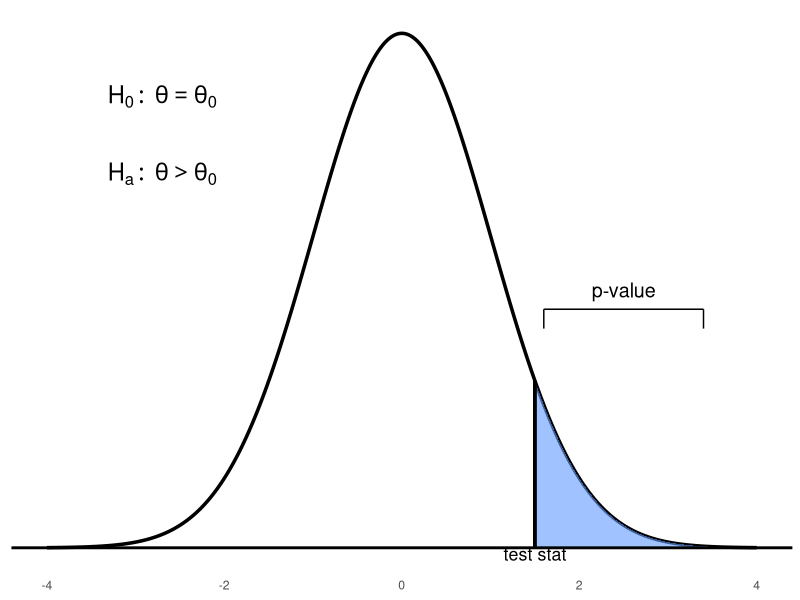
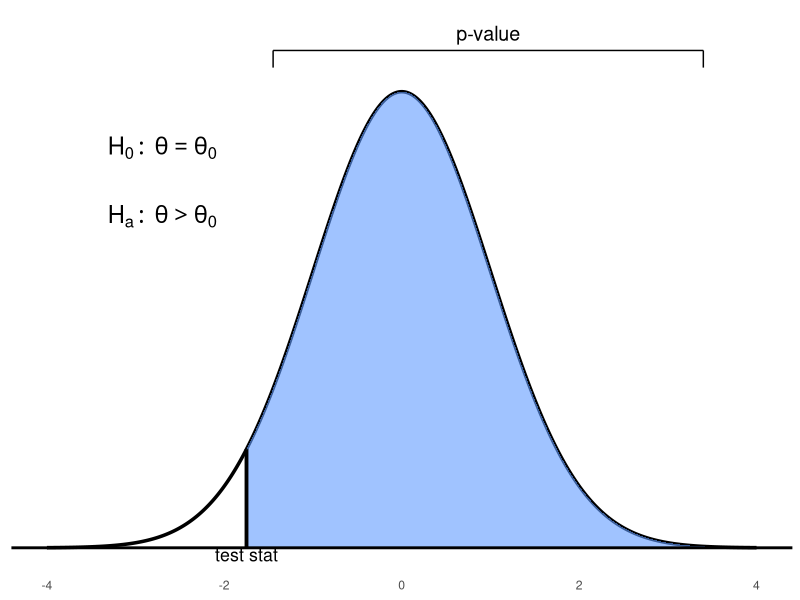
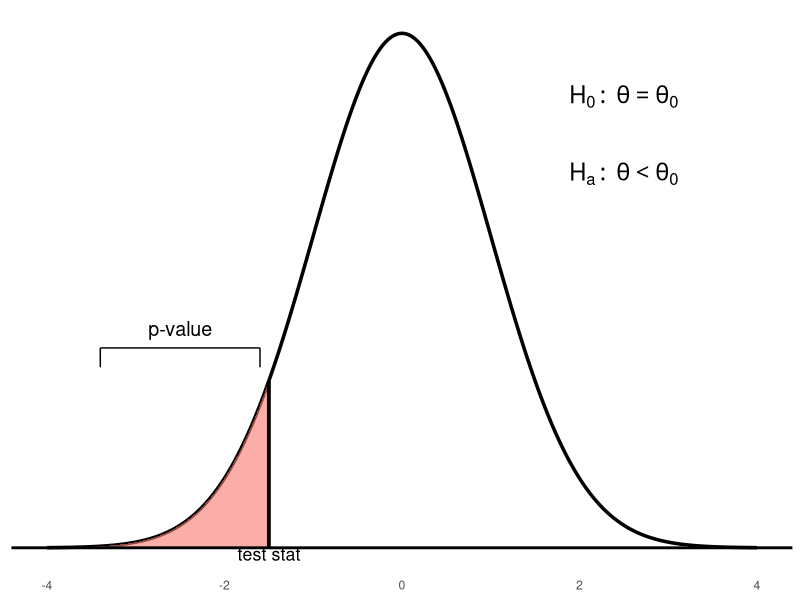
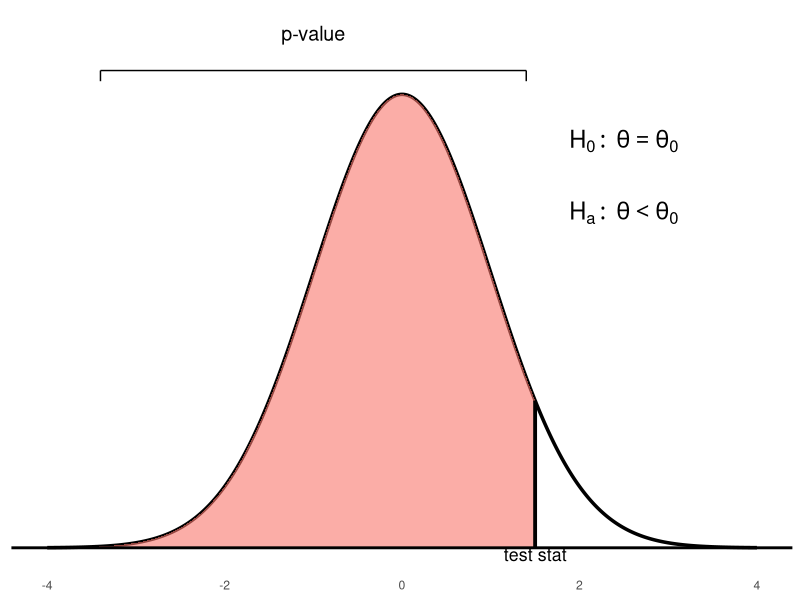
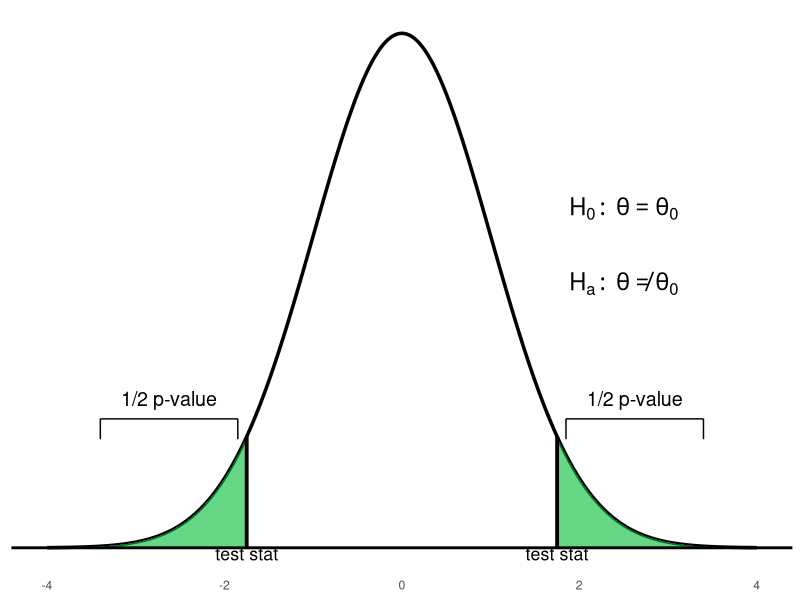
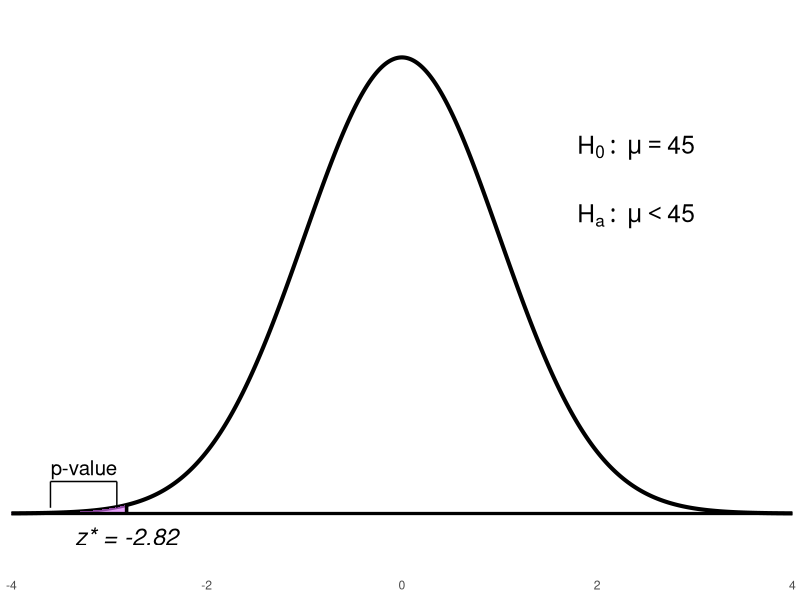
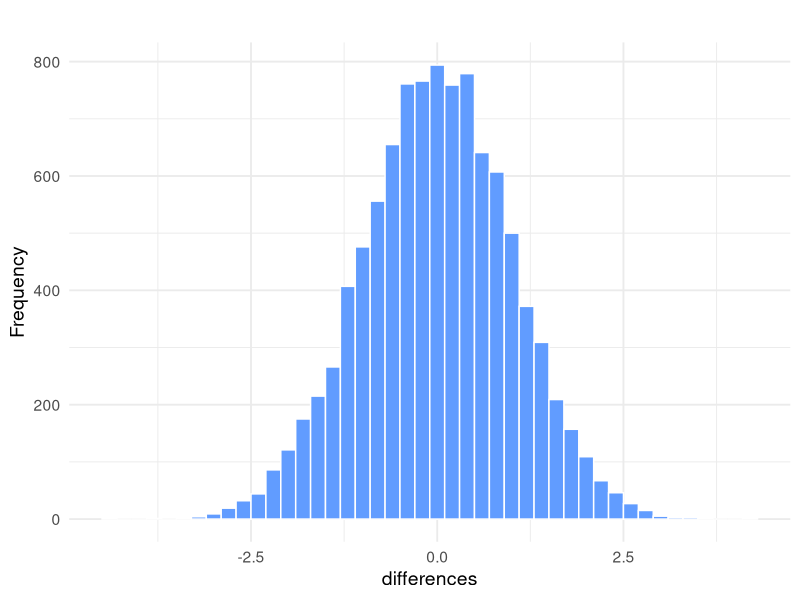
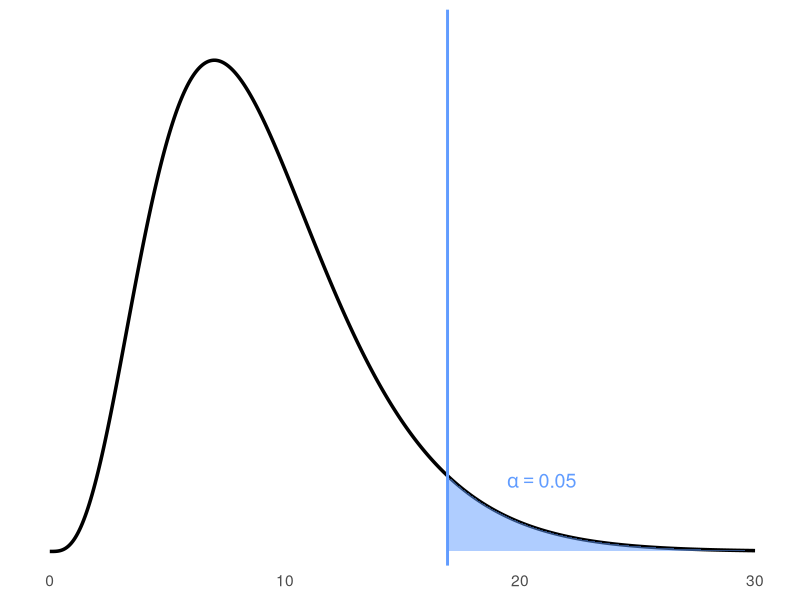

Reproduce these figures in R, in order.
## ---- chunk 1

library(ggplot2)

# --- First Plot: Standard blue bracket lower ---
x <- seq(-4, 4, length = 1000)
y <- dnorm(x)
test_stat <- 1.5
p_x <- seq(test_stat, 4, length = 500)
p_y <- dnorm(p_x)
x_left <- test_stat + 0.1
x_right <- 3.4
y_top <- 0.2
y_mid <- 0.185
y_bot <- 0.17

p1 <- ggplot() +
  geom_line(aes(x, y), color = "#000000", size = 1.2) +
  geom_area(aes(x = p_x, y = p_y), fill = "#619CFF", alpha = 0.6) +
  geom_hline(yintercept = 0, color = "#000000", linewidth = 1) +
  geom_segment(aes(x = test_stat, xend = test_stat, y = 0, yend = dnorm(test_stat)),
               color = "#000000", linewidth = 1.3) +
  geom_segment(aes(x = x_left, xend = x_left, y = y_bot, yend = y_mid), color = "#000000") +
  geom_segment(aes(x = x_left, xend = x_right, y = y_mid, yend = y_mid), color = "#000000") +
  geom_segment(aes(x = x_right, xend = x_right, y = y_mid, yend = y_bot), color = "#000000") +
  annotate("text", x = (x_left + x_right)/2, y = y_top, label = "p-value", size = 5) +
  annotate("text", x = -2.7, y = 0.35, label = "H[0]:~theta==theta[0]", parse = TRUE, size = 6) +
  annotate("text", x = -2.7, y = 0.29, label = "H[a]:~theta > theta[0]", parse = TRUE, size = 6) +
  annotate("text", x = test_stat, y = 0.005, label = "test stat", size = 4.5, vjust = 1.5) +
  theme_minimal() +
  labs(x = NULL, y = NULL) +
  theme(axis.text.y = element_blank(),
        axis.ticks.y = element_blank(),
        panel.grid = element_blank())

print(p1)

# --- Second Plot: Blue with widest shading and highest bracket ---
y <- dnorm(x)
test_stat <- -1.75
p_x <- seq(test_stat, 4, length = 500)
p_y <- dnorm(p_x)
x_left <- test_stat + 0.3
x_right <- 3.4
y_top <- 0.45
y_mid <- 0.435
y_bot <- 0.42

p2 <- ggplot() +
  geom_line(aes(x, y), color = "#000000" , size = 1.2) +
  geom_area(aes(x = p_x, y = p_y), fill = "#619CFF", alpha = 0.6) +
  geom_hline(yintercept = 0, color = "#000000", linewidth = 1) +
  geom_segment(aes(x = test_stat, xend = test_stat, y = 0, yend = dnorm(test_stat)),
               color = "#000000", linewidth = 1.3) +
  geom_segment(aes(x = x_left, xend = x_left, y = y_bot, yend = y_mid), color = "#000000") +
  geom_segment(aes(x = x_left, xend = x_right, y = y_mid, yend = y_mid), color = "#000000") +
  geom_segment(aes(x = x_right, xend = x_right, y = y_mid, yend = y_bot), color = "#000000") +
  annotate("text", x = (x_left + x_right)/2, y = y_top, label = "p-value", size = 5) +
  annotate("text", x = -2.7, y = 0.35, label = "H[0]:~theta==theta[0]", parse = TRUE, size = 6) +
  annotate("text", x = -2.7, y = 0.29, label = "H[a]:~theta > theta[0]", parse = TRUE, size = 6) +
  annotate("text", x = test_stat, y = 0.005, label = "test stat", size = 4.5, vjust = 1.5) +
  theme_minimal() +
  labs(x = NULL, y = NULL) +
  theme(axis.text.y = element_blank(),
        axis.ticks.y = element_blank(),
        panel.grid = element_blank())

print(p2)
## ---- chunk 2

# First plot (lower pink bracket)
library(ggplot2)
x <- seq(-4, 4, length = 1000)
y <- dnorm(x)
test_stat <- -1.5
p_x <- seq(-4, test_stat, length = 500)
p_y <- dnorm(p_x)
x_left <- -3.4
x_right <- test_stat - 0.1
y_top <- 0.17
y_mid <- 0.155
y_bot <- 0.14
p1 <- ggplot() +
  geom_line(aes(x, y), color = "#000000", linewidth = 1.2) +
  geom_area(aes(x = p_x, y = p_y), fill = "#F8766D", alpha = 0.6) +
  geom_hline(yintercept = 0, color = "#000000", linewidth = 1) +
  geom_segment(aes(x = test_stat, xend = test_stat, y = 0, yend = dnorm(test_stat)), color = "#000000", linewidth = 1.3) +
  geom_segment(aes(x = x_left, xend = x_left, y = y_bot, yend = y_mid), color = "#000000") +
  geom_segment(aes(x = x_left, xend = x_right, y = y_mid, yend = y_mid), color = "#000000") +
  geom_segment(aes(x = x_right, xend = x_right, y = y_mid, yend = y_bot), color = "#000000") +
  annotate("text", x = (x_left + x_right) / 2, y = y_top, label = "p-value", size = 5) +
  annotate("text", x = 2.5, y = 0.35, label = "H[0]:~theta==theta[0]", parse = TRUE, size = 6) +
  annotate("text", x = 2.5, y = 0.29, label = "H[a]:~theta < theta[0]", parse = TRUE, size = 6) +
  annotate("text", x = test_stat, y = 0.005, label = "test stat", size = 4.5, vjust = 1.5) +
  theme_minimal() +
  labs(x = NULL, y = NULL) +
  theme(axis.text.y = element_blank(), axis.ticks.y = element_blank(), panel.grid = element_blank())

print(p1)

# Second plot (curve slightly higher, bracket above)
y <- dnorm(x) * 0.95
test_stat <- 1.5
p_x <- seq(-4, test_stat, length = 500)
p_y <- dnorm(p_x) * 0.95
x_left <- -3.4
x_right <- test_stat - 0.1
y_top <- 0.43
y_mid <- 0.3989
y_bot <- 0.39
p2 <- ggplot() +
  geom_line(aes(x, y), color = "#000000", linewidth = 1.2) +
  geom_area(aes(x = p_x, y = p_y), fill = "#F8766D", alpha = 0.6) +
  geom_hline(yintercept = 0, color = "#000000", linewidth = 1) +
  geom_segment(aes(x = test_stat, xend = test_stat, y = 0, yend = dnorm(test_stat) * 0.95), color = "#000000", linewidth = 1.3) +
  geom_segment(aes(x = x_left, xend = x_left, y = y_bot, yend = y_mid), color = "#000000") +
  geom_segment(aes(x = x_left, xend = x_right, y = y_mid, yend = y_mid), color = "#000000") +
  geom_segment(aes(x = x_right, xend = x_right, y = y_mid, yend = y_bot), color = "#000000") +
  annotate("text", x = (x_left + x_right) / 2, y = y_top, label = "p-value", size = 5) +
  annotate("text", x = 2.5, y = 0.34, label = "H[0]:~theta==theta[0]", parse = TRUE, size = 6) +
  annotate("text", x = 2.5, y = 0.28, label = "H[a]:~theta < theta[0]", parse = TRUE, size = 6) +
  annotate("text", x = test_stat, y = 0.005, label = "test stat", size = 4.5, vjust = 1.5) +
  theme_minimal() +
  labs(x = NULL, y = NULL) +
  theme(axis.text.y = element_blank(), axis.ticks.y = element_blank(), panel.grid = element_blank())

print(p2)
## ---- chunk 3
library(ggplot2)

# Generate bell curve
x <- seq(-4, 4, length = 1000)
y <- dnorm(x) * 0.95

# Test statistics for two tails
left_stat <- -1.75
right_stat <- 1.75

# Shaded green tail areas
p_x_left <- seq(-4, left_stat, length = 300)
p_y_left <- dnorm(p_x_left) * 0.95
p_x_right <- seq(right_stat, 4, length = 300)
p_y_right <- dnorm(p_x_right) * 0.95

# Bracket height - slightly higher than previous "blue" reference
y_top <- 0.11
y_mid <- 0.095
y_bot <- 0.08

# Bracket horizontal positions
x_l1 <- -3.4
x_l2 <- left_stat - 0.1
x_r1 <- right_stat + 0.1
x_r2 <- 3.4

# Create plot
p <- ggplot() +
  geom_line(aes(x, y), color = "#000000", linewidth = 1.2) +
  geom_area(aes(x = p_x_left, y = p_y_left), fill = "#00BA38", alpha = 0.6) +
  geom_area(aes(x = p_x_right, y = p_y_right), fill = "#00BA38", alpha = 0.6) +
  geom_hline(yintercept = 0, color = "#000000", linewidth = 1) +
  geom_segment(aes(x = left_stat, xend = left_stat, y = 0, yend = dnorm(left_stat) * 0.95),
               color = "#000000", linewidth = 1.3) +
  geom_segment(aes(x = right_stat, xend = right_stat, y = 0, yend = dnorm(right_stat) * 0.95),
               color = "#000000", linewidth = 1.3) +

  # Left bracket
  geom_segment(aes(x = x_l1, xend = x_l1, y = y_bot, yend = y_mid), color = "#000000") +
  geom_segment(aes(x = x_l1, xend = x_l2, y = y_mid, yend = y_mid), color = "#000000") +
  geom_segment(aes(x = x_l2, xend = x_l2, y = y_mid, yend = y_bot), color = "#000000") +
  annotate("text", x = (x_l1 + x_l2)/2, y = y_top, label = "1/2 p-value", size = 5) +

  # Right bracket
  geom_segment(aes(x = x_r1, xend = x_r1, y = y_bot, yend = y_mid), color = "#000000") +
  geom_segment(aes(x = x_r1, xend = x_r2, y = y_mid, yend = y_mid), color = "#000000") +
  geom_segment(aes(x = x_r2, xend = x_r2, y = y_mid, yend = y_bot), color = "#000000") +
  annotate("text", x = (x_r1 + x_r2)/2, y = y_top, label = "1/2 p-value", size = 5) +

  # Hypotheses on the right
  annotate("text", x = 2.5, y = 0.25, label = "H[0]:~theta==theta[0]", parse = TRUE, size = 6) +
  annotate("text", x = 2.5, y = 0.195, label = "H[a]:~theta != theta[0]", parse = TRUE, size = 6) +
  annotate("text", x = left_stat, y = 0.005, label = "test stat", size = 4.5, vjust = 1.5) +
  annotate("text", x = right_stat, y = 0.005, label = "test stat", size = 4.5, vjust = 1.5) +

  # Style
  theme_minimal() +
  labs(x = NULL, y = NULL) +
  theme(
    axis.text.y = element_blank(),
    axis.ticks.y = element_blank(),
    panel.grid = element_blank()
  )
# PRINT the plot
p
## ---- chunk 4
library(ggplot2)

# Normal curve data
x <- seq(-4, 4, length = 1000)
y <- dnorm(x)

# Shaded left-tail region
test_stat <- -2.82
p_x <- seq(-4, test_stat, length = 500)
p_y <- dnorm(p_x)

# Bracket near pink area
x_left <- -3.6
x_right <- test_stat - 0.1
y_bot <- 0.005
y_mid <- 0.028
y_top <- 0.04

# Build plot
p <- ggplot() +
  geom_line(aes(x, y), color = "#000000", linewidth = 1.4) +
  geom_area(aes(x = p_x, y = p_y), fill = "#DC71FA", alpha = 0.65) +
  geom_hline(yintercept = 0, color = "#000000", linewidth = 1.1) +

  # Test statistic line and label
  geom_segment(aes(x = test_stat, xend = test_stat, y = 0, yend = dnorm(test_stat)), 
               color = "#000000", linewidth = 1.2) +
  annotate("text", x = test_stat, y = -0.02, label = "z* = -2.82", size = 6, fontface = "italic") +

  # Bracket and p-value label
  geom_segment(aes(x = x_left, xend = x_left, y = y_bot, yend = y_mid), color = "#000000") +
  geom_segment(aes(x = x_left, xend = x_right, y = y_mid, yend = y_mid), color = "#000000") +
  geom_segment(aes(x = x_right, xend = x_right, y = y_mid, yend = y_bot), color = "#000000") +
  annotate("text", x = (x_left + x_right)/2, y = y_top, label = "p-value", size = 5.2) +

  # Hypotheses
  annotate("text", x = 2.4, y = 0.32, label = "H[0]:~mu==45", parse = TRUE, size = 6.2) +
  annotate("text", x = 2.4, y = 0.26, label = "H[a]:~mu < 45", parse = TRUE, size = 6.2) +

  # Axes
  scale_x_continuous(breaks = c(-4, -2, 0, 2, 4), limits = c(-4, 4), expand = c(0, 0)) +
  scale_y_continuous(limits = c(-0.03, 0.42)) +

  theme_minimal() +
  labs(x = NULL, y = NULL) +
  theme(
    axis.text.y = element_blank(),
    axis.ticks = element_blank(),
    panel.grid = element_blank()
  )

p
## ---- chunk 5
library(ggplot2)

# Parameters
n <- 10
mu.zero <- 0
sigma <- 1
sigma.xbar <- sigma / sqrt(n)

# Simulations
m <- 10000
x.bar <- rnorm(m, mean = mu.zero, sd = sigma.xbar)

# z.star = test statistic
z.star <- (x.bar - mu.zero) / sigma.xbar
z.df <- data.frame(z.star = z.star)

# ggplot histogram
ggplot(z.df, aes(x = z.star)) +
  geom_histogram(binwidth = 0.2, fill = "#619CFF", color = "#FFFFFF") +
  labs(
    title = " ",
    x = "differences",
    y = "Frequency"
  ) +
  theme_minimal(base_size = 14)
## ---- chunk 6
library(ggplot2)

# Parameters
df <- 9
alpha <- 0.05
x_crit <- qchisq(1 - alpha, df = df)

# Data
x <- seq(0, 30, length.out = 500)
y <- dchisq(x, df = df)
curve_df <- data.frame(x = x, y = y)

# Rejection region (shaded)
x_fill <- seq(x_crit, 30, length.out = 200)
y_fill <- dchisq(x_fill, df = df)
fill_df <- data.frame(x = x_fill, y = y_fill)

# Plot
ggplot(curve_df, aes(x = x, y = y)) +
  geom_line(color = "#000000", size = 1.2) +  # chi-squared curve
  geom_area(data = fill_df, aes(x = x, y = y),
            fill = "#619CFF", alpha = 0.5) +  # rejection region
  geom_vline(xintercept = x_crit, color = "#619CFF", linetype = "solid", size = 1) +
  annotate("text", x = x_crit, y = -0.003, label = "16.919",
           size = 4, vjust = 1, color = "#000000") +
  annotate("text", x = x_crit + 4, y = 0.015,
           label = expression(alpha == 0.05), parse = TRUE,
           size = 5, color = "#619CFF") +
  scale_x_continuous(limits = c(0, 30)) +
  scale_y_continuous(expand = expansion(mult = c(0, 0.1))) +
  labs(x = NULL, y = NULL) +
  theme_minimal(base_size = 14) +
  theme(
    axis.text.y = element_blank(),
    axis.ticks.y = element_blank(),
    panel.grid = element_blank()
  )
## ---- chunk 7
library(ggplot2)

# Group 1 data
success_group1 <- c(65, 66, 58, 70, 78, 53, 62, 64, 68, 69, 60, 67)

# Create data frame for ggplot Q-Q plot
df <- data.frame(success = success_group1)

# Q-Q plot with ggplot2
ggplot(df, aes(sample = success)) +
  stat_qq(color = "#619CFF", size = 2) +
  stat_qq_line(color = "#000000") +
  labs(
    x = "Theoretical Quantiles",
    y = "Sample Quantiles"
  ) +
  theme_minimal(base_size = 14)
## ---- chunk 8
library(ggplot2)

# Group 2 data
success_group2 <- c(34, 40, 45, 46, 50, 42, 44, 48, 54, 49, 52, 53, 55, 60, 68)

# Data frame for plotting
df <- data.frame(success = success_group2)

# ggplot Q-Q plot
ggplot(df, aes(sample = success)) +
  stat_qq(color = "#619CFF", size = 2) +
  stat_qq_line(color = "#000000") +
  labs(
    x = "Theoretical Quantiles",
    y = "Sample Quantiles"
  ) +
  theme_minimal(base_size = 14)
## ---- chunk 9
library(ggplot2)

# Group 1 and Group 2 data
group1 <- c(65, 66, 58, 70, 78, 53, 62, 64, 68, 69, 60, 67)
group2 <- c(34, 40, 45, 46, 50, 42, 44, 48, 54, 49, 52, 53, 55, 60, 68)

# Create data frame
df <- data.frame(
  Success_Index = c(group1, group2),
  Group = factor(c(rep(1, length(group1)), rep(2, length(group2))),
                 labels = c("Group 1", "Group 2"))
)

# Create boxplot using ggplot2
ggplot(df, aes(x = Group, y = Success_Index, fill = Group)) +
  geom_boxplot() +
  scale_fill_manual(values = c("#F8766D", "#619CFF")) +
  labs(x = "Group", y = "Success Index") +
  theme_minimal(base_size = 14) +
  theme(legend.position = "none")
## ---- chunk 10
library(ggplot2)

# Step 1: Enter data
treatment <- c(24, 61, 59, 46, 43, 44, 52, 43, 58, 67, 62, 57,
               71, 49, 54, 43, 53, 57, 49, 56, 33)

# Step 2: Create data frame
df <- data.frame(value = treatment)

# Step 3: Generate ggplot Q-Q plot
ggplot(df, aes(sample = value)) +
  stat_qq(color = "#F8766D", size = 2) +
  stat_qq_line(color = "#619CFF", linetype = "dashed") +
  labs(x = "Theoretical Quantiles", y = "Sample Quantiles") +
  theme_minimal(base_size = 14)
## ---- chunk 11
library(ggplot2)

# Step 1: Enter data
control <- c(42, 33, 46, 37, 43, 41, 10, 42, 55, 19, 17, 55,
             26, 54, 60, 28, 62, 20, 53, 48, 37, 85, 42)

# Step 2: Create data frame
df <- data.frame(value = control)

# Step 3: Generate Q-Q plot using ggplot2
ggplot(df, aes(sample = value)) +
  stat_qq(color = "#F8766D", size = 2) +
  stat_qq_line(color = "#619CFF", linetype = "dashed") +
  labs(x = "Theoretical Quantiles", y = "Sample Quantiles") +
  theme_minimal(base_size = 14)
## ---- chunk 12
library(ggplot2)
sleep_hrs <- c(6.4, 7.2, 7.7, 9.0, 8.5, 7.3, 6.6, 8.3, 9.2, 7.8, 8.8, 6.9, 8.1, 7.4, 9.6, 7.1)
df_sleep <- data.frame(hours = sleep_hrs)
ggplot(df_sleep, aes(x = hours)) +
  geom_histogram(binwidth = 0.5, fill = "#619CFF", color = "white", boundary = 6.0) +
  geom_vline(xintercept = 7.0, linetype = "dashed", color = "#e17055", linewidth = 0.9) +
  annotate("text", x = 7.08, y = 4.4, label = "mu[0] == 7.0", parse = TRUE,
           color = "#e17055", size = 4, hjust = 0) +
  scale_x_continuous(breaks = seq(6, 10, 0.5)) +
  scale_y_continuous(limits = c(0, 5)) +
  labs(x = "Nightly sleep duration (hours)", y = "Frequency",
       caption = "n = 16 volunteers  |  Dashed line = 渭�ü = 7.0 hours") +
  theme_minimal(base_size = 12) +
  theme(plot.caption = element_text(color = "#555", size = 9))
## ---- chunk 13
library(ggplot2)
df_pets <- data.frame(
  outcome = factor(c("Own pets", "No pets"), levels = c("Own pets", "No pets")),
  count   = c(102, 48)
)
ggplot(df_pets, aes(x = outcome, y = count, fill = outcome)) +
  geom_bar(stat = "identity", color = "white", width = 0.45) +
  geom_hline(yintercept = 0.60 * 150, linetype = "dashed",
             color = "#e17055", linewidth = 0.9) +
  annotate("text", x = 2.35, y = 93, label = "p[0] %*% n == 90",
           parse = TRUE, color = "#e17055", size = 3.8, hjust = 1) +
  scale_fill_manual(values = c("Own pets" = "#6c5ce7", "No pets" = "#b2bec3")) +
  scale_y_continuous(breaks = seq(0, 110, 20)) +
  labs(x = NULL, y = "Number of households",
       caption = "n = 150 households  |  Dashed line = national benchmark (p�ü � n = 90)") +
  theme_minimal(base_size = 12) +
  theme(legend.position = "none",
        plot.caption = element_text(color = "#555", size = 9))
## ---- chunk 14
library(ggplot2)
study_hrs <- c(8, 10, 12, 13, 14, 15, 16, 17, 17, 18, 18,
               19, 19, 20, 20, 21, 22, 23, 24, 25, 26, 27, 28, 30, 33)
df_study <- data.frame(hours = study_hrs)
ggplot(df_study, aes(x = hours)) +
  geom_histogram(binwidth = 3, fill = "#00cec9", color = "white", boundary = 6) +
  geom_vline(xintercept = c(19.8 - 4, 19.8 + 4), linetype = "dashed",
             color = "#e17055", linewidth = 0.8) +
  annotate("text", x = 8.5, y = 6.4, label = "卤��ü = 卤4 from mean",
           color = "#e17055", size = 3.5, hjust = 0) +
  scale_x_continuous(breaks = seq(6, 36, 3)) +
  labs(x = "Weekly study hours", y = "Frequency",
       caption = "n = 25 engineering students  |  Dashed lines = mean 卤 ��ü") +
  theme_minimal(base_size = 12) +
  theme(plot.caption = element_text(color = "#555", size = 9))
## ---- chunk 15
library(ggplot2)
df_complete <- data.frame(
  section  = factor(rep(c("Online", "In-person"), each = 2),
                    levels = c("Online", "In-person")),
  outcome  = factor(rep(c("Completed", "Did not complete"), 2),
                    levels = c("Completed", "Did not complete")),
  count    = c(111, 39, 96, 24)
)
ggplot(df_complete, aes(x = section, y = count, fill = outcome)) +
  geom_bar(stat = "identity", position = "dodge", color = "white", width = 0.55) +
  scale_fill_manual(values = c("Completed" = "#0984e3", "Did not complete" = "#b2bec3")) +
  scale_y_continuous(breaks = seq(0, 120, 20)) +
  labs(x = NULL, y = "Number of students", fill = NULL,
       caption = "Online: n� = 150 (111 completed)  |  In-person: n� = 120 (96 completed)") +
  theme_minimal(base_size = 12) +
  theme(legend.position = "top",
        plot.caption = element_text(color = "#555", size = 9))
## ---- chunk 16
library(ggplot2)
inspector_a <- c(2, 3, 4, 5, 5, 6, 6, 6, 7, 7, 7, 7, 8, 8, 8, 9, 9, 10, 10, 11)
inspector_b <- c(3, 4, 5, 5, 6, 6, 6, 7, 7, 7, 7, 8, 8, 8, 8, 9,  9, 10)
df_insp <- data.frame(
  rating    = c(inspector_a, inspector_b),
  inspector = factor(rep(c("Inspector A", "Inspector B"),
                         c(length(inspector_a), length(inspector_b))))
)
ggplot(df_insp, aes(x = inspector, y = rating, fill = inspector)) +
  geom_boxplot(color = "#636e72", width = 0.45, outlier.shape = 19, outlier.size = 2) +
  scale_fill_manual(values = c("Inspector A" = "#fd79a8", "Inspector B" = "#a29bfe")) +
  scale_y_continuous(breaks = 1:11) +
  labs(x = NULL, y = "Rating (1�ü10)",
       caption = "Inspector A: n = 20  |  Inspector B: n = 18") +
  theme_minimal(base_size = 12) +
  theme(legend.position = "none",
        plot.caption = element_text(color = "#555", size = 9))
## ---- chunk 17
library(ggplot2)
df_anxiety <- data.frame(
  student = rep(paste("S", 1:7, sep = ""), each = 2),
  time    = factor(rep(c("Before", "After"), 7), levels = c("Before", "After")),
  score   = c(34, 26,  41, 29,  28, 23,  37, 28,  22, 19,  45, 34,  31, 24)
)
ggplot(df_anxiety, aes(x = time, y = score, group = student)) +
  geom_line(color = "#636e72", linewidth = 0.7, alpha = 0.6) +
  geom_point(aes(color = time), size = 3) +
  scale_color_manual(values = c("Before" = "#e17055", "After" = "#0984e3")) +
  scale_y_continuous(limits = c(15, 50), breaks = seq(15, 50, 5)) +
  labs(x = NULL, y = "Anxiety score (0�ü50)", color = NULL,
       caption = "n = 7 students  |  Each line = one student's change") +
  theme_minimal(base_size = 12) +
  theme(legend.position = "top",
        plot.caption = element_text(color = "#555", size = 9))
